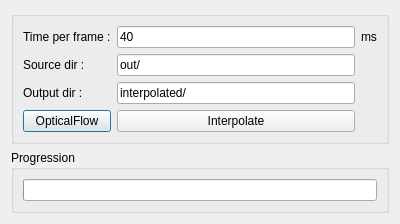
<?xml version="1.0" encoding="UTF-8"?>
<ui version="4.0">
 <class>InterpolateUi</class>
 <widget class="QDialog" name="InterpolateUi">
  <property name="geometry">
   <rect>
    <x>0</x>
    <y>0</y>
    <width>400</width>
    <height>199</height>
   </rect>
  </property>
  <property name="windowTitle">
   <string>Dialog</string>
  </property>
  <layout class="QGridLayout" name="gridLayout">
   <item row="0" column="0">
    <widget class="QGroupBox" name="groupBox">
     <property name="title">
      <string/>
     </property>
     <property name="flat">
      <bool>false</bool>
     </property>
     <property name="checkable">
      <bool>false</bool>
     </property>
     <layout class="QGridLayout" name="gridLayout_2">
      <item row="0" column="3">
       <widget class="QLabel" name="label_2">
        <property name="text">
         <string>ms</string>
        </property>
       </widget>
      </item>
      <item row="0" column="2">
       <widget class="QLineEdit" name="txtRate">
        <property name="enabled">
         <bool>true</bool>
        </property>
        <property name="text">
         <string>40</string>
        </property>
       </widget>
      </item>
      <item row="0" column="0">
       <widget class="QLabel" name="label">
        <property name="text">
         <string>Time per frame :</string>
        </property>
       </widget>
      </item>
      <item row="3" column="0">
       <widget class="QLabel" name="label_4">
        <property name="text">
         <string>Output dir :</string>
        </property>
       </widget>
      </item>
      <item row="2" column="0">
       <widget class="QLabel" name="label_3">
        <property name="text">
         <string>Source dir :</string>
        </property>
       </widget>
      </item>
      <item row="4" column="0">
       <widget class="QPushButton" name="btOpticalFlow">
        <property name="enabled">
         <bool>true</bool>
        </property>
        <property name="text">
         <string>OpticalFlow</string>
        </property>
       </widget>
      </item>
      <item row="2" column="2">
       <widget class="QLineEdit" name="txtSrc">
        <property name="text">
         <string>out/</string>
        </property>
       </widget>
      </item>
      <item row="4" column="2">
       <widget class="QPushButton" name="btInterpolate">
        <property name="text">
         <string>Interpolate</string>
        </property>
       </widget>
      </item>
      <item row="3" column="2">
       <widget class="QLineEdit" name="txtOut">
        <property name="text">
         <string>interpolated/</string>
        </property>
       </widget>
      </item>
     </layout>
    </widget>
   </item>
   <item row="1" column="0">
    <widget class="QGroupBox" name="groupBox_2">
     <property name="title">
      <string>Progression</string>
     </property>
     <layout class="QHBoxLayout" name="horizontalLayout">
      <item>
       <widget class="QProgressBar" name="pbProgress">
        <property name="minimum">
         <number>5</number>
        </property>
        <property name="textVisible">
         <bool>true</bool>
        </property>
       </widget>
      </item>
     </layout>
    </widget>
   </item>
  </layout>
 </widget>
 <resources/>
 <connections/>
</ui>
